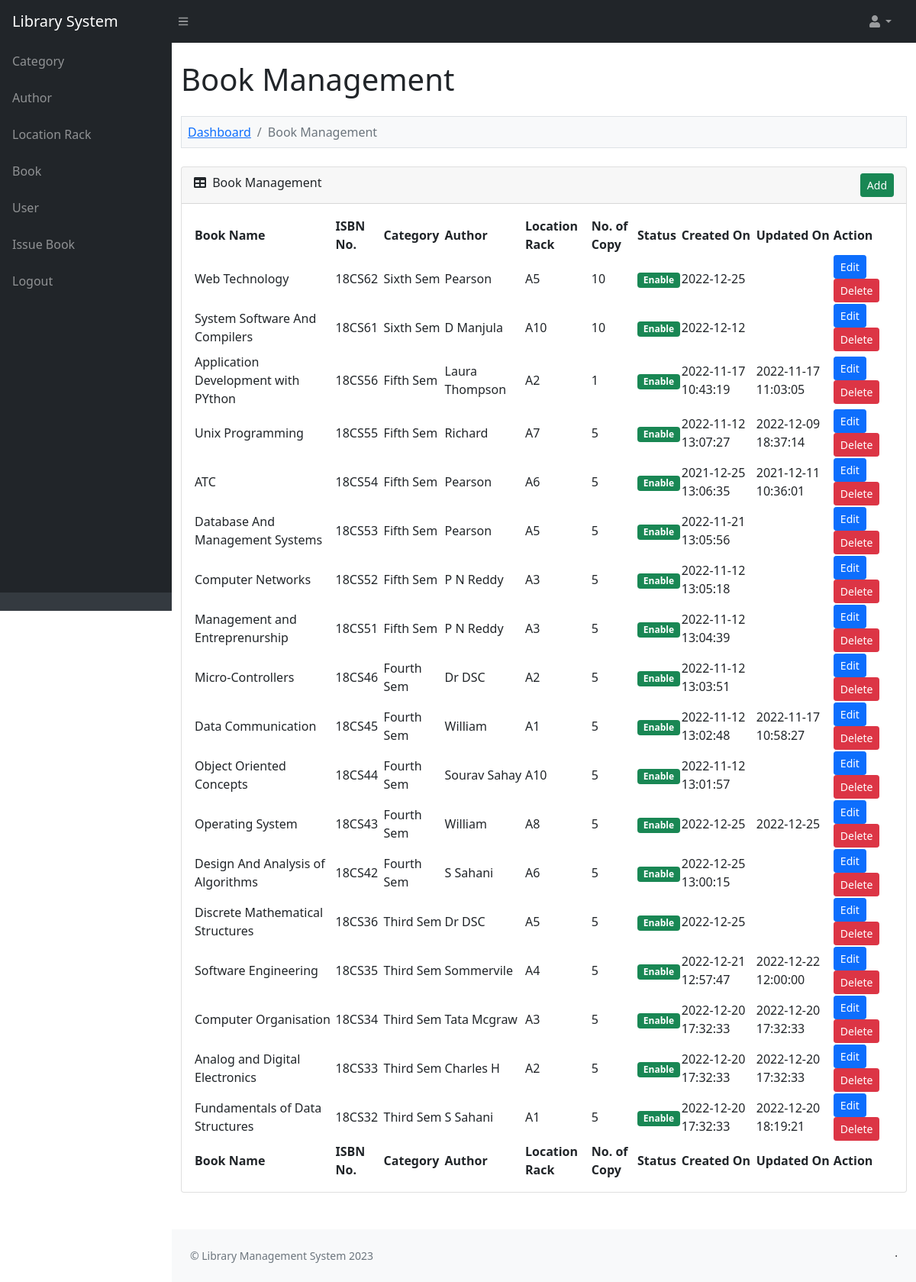
The page /admin/book.php (signed in) on the database its author committed.
### tables this page shows
CREATE TABLE `lms_book` (
  `book_id` int(11) NOT NULL,
  `book_category` varchar(200) NOT NULL,
  `book_author` varchar(200) NOT NULL,
  `book_location_rack` varchar(100) NOT NULL,
  `book_name` text NOT NULL,
  `book_isbn_number` varchar(30) NOT NULL,
  `book_no_of_copy` int(5) NOT NULL,
  `book_status` enum('Enable','Disable') NOT NULL,
  `book_added_on` varchar(30) NOT NULL,
  `book_updated_on` varchar(30) NOT NULL
);

### function.php (called while the page is built, shortened)
<?php
function convert_data($string, $action = 'encrypt')
{
	$encrypt_method = "AES-256-CBC";
	$secret_key = 'AA74CDCC2BBRT935136HH7B63C27';
	$secret_iv = '5fgf5HJ5g27';
	$key = hash('sha256', $secret_key);
	$iv = substr(hash('sha256', $secret_iv), 0, 16);
	if ($action == 'encrypt')
	{
		$output = openssl_encrypt($string, $encrypt_method, $key, 0, $iv);
	    $output = base64_encode($output);
	}
	else if ($action == 'decrypt')
	{
		$output = openssl_decrypt(base64_decode($string), $encrypt_method, $key, 0, $iv);
	}
	return $output;
}
?>

### admin/book.php (the view, shortened to what this page needs)
<?php
include '../database_connection.php';
include '../function.php';
$error = '';
$query = "
	SELECT * FROM lms_book
    ORDER BY book_id DESC
";
$statement = $connect->prepare($query);
$statement->execute();
include '../header.php';
?>
<div class="container-fluid py-4" style="min-height: 700px;">
	<h1>Book Management</h1>
	<?php
	if(isset($_GET["action"]))
	{
		if($_GET["action"] == 'add')
		{
	?>
	<ol class="breadcrumb mt-4 mb-4 bg-light p-2 border">
		<li class="breadcrumb-item"><a href="index.php">Dashboard</a></li>
        <li class="breadcrumb-item"><a href="book.php">Book Management</a></li>
        <li class="breadcrumb-item active">Add Book</li>
    </ol>
    <?php
    if($error != '')
    {
    	echo '<div class="alert alert-danger alert-dismissible fade show" role="alert"><ul class="list-unstyled">'.$error.'</ul> <button type="button" class="btn-close" data-bs-dismiss="alert" aria-label="Close"></button></div>';
    }
    ?>
    <div class="card mb-4">
    	<div class="card-header">
    		<i class="fas fa-user-plus"></i> Add New Book
        </div>
        <div class="card-body">
        	<form method="post">
        		<div class="row">
        			<div class="col-md-6">
        				<div class="mb-3">
        					<label class="form-label">Book Name</label>
        					<input type="text" name="book_name" id="book_name" class="form-control" />
        				</div>
        			</div>
        			<div class="col-md-6">
        				<div class="mb-3">
        					<label class="form-label">Select Author</label>
        					<select name="book_author" id="book_author" class="form-control">
        						<?php echo fill_author($connect); ?>
        					</select>
        				</div>
        			</div>
        		</div>
        		<div class="row">
        			<div class="col-md-6">
        				<div class="mb-3">
        					<label class="form-label">Select Category</label>
        					<select name="book_category" id="book_category" class="form-control">
        						<?php echo fill_category($connect); ?>
        					</select>
        				</div>
        			</div>
        			<div class="col-md-6">
        				<div class="mb-3">
        					<label class="form-label">Select Location Rack</label>
        					<select name="book_location_rack" id="book_location_rack" class="form-control">
        						<?php echo fill_location_rack($connect); ?>
        					</select>
        				</div>
        			</div>
        		</div>
        		<div class="row">
        			<div class="col-md-6">
        				<div class="mb-3">
        					<label class="form-label">Book ISBN Number</label>
        					<input type="text" name="book_isbn_number" id="book_isbn_number" class="form-control" />
        				</div>
        			</div>
        			<div class="col-md-6">
        				<div class="mb-3">
        					<label class="form-label">No. of Copy</label>
        					<input type="number" name="book_no_of_copy" id="book_no_of_copy" step="1" class="form-control" />
        				</div>
        			</div>
        		</div>
        		<div class="mt-4 mb-3 text-center">
        			<input type="submit" name="add_book" class="btn btn-success" value="Add" />
        		</div>
        	</form>
        </div>
    </div>
	<?php
		}
		else if($_GET["action"] == 'edit')
		{
			$book_id = convert_data($_GET["code"], 'decrypt');
			if($book_id > 0)
			{
				$query = "
				SELECT * FROM lms_book
                WHERE book_id = '$book_id'
				";
				$book_result = $connect->query($query);
				foreach($book_result as $book_row)
				{
	?>
	<ol class="breadcrumb mt-4 mb-4 bg-light p-2 border">
		<li class="breadcrumb-item"><a href="index.php">Dashboard</a></li>
        <li class="breadcrumb-item"><a href="book.php">Book Management</a></li>
        <li class="breadcrumb-item active">Edit Book</li>
    </ol>
    <div class="card mb-4">
    	<div class="card-header">
    		<i class="fas fa-user-plus"></i> Edit Book Details
       	</div>
       	<div class="card-body">
       		<form method="post">
       			<div class="row">
       				<div class="col-md-6">
       					<div class="mb-3">
       						<label class="form-label">Book Name</label>
       						<input type="text" name="book_name" id="book_name" class="form-control" value="<?php echo $book_row['book_name']; ?>" />
       					</div>
       				</div>
       				<div class="col-md-6">
       					<div class="mb-3">
       						<label class="form-label">Select Author</label>
       						<select name="book_author" id="book_author" class="form-control">
       							<?php echo fill_author($connect); ?>
       						</select>
       					</div>
       				</div>
       			</div>
       			<div class="row">
       				<div class="col-md-6">
       					<div class="mb-3">
       						<label class="form-label">Select Category</label>
       						<select name="book_category" id="book_category" class="form-control">
       							<?php echo fill_category($connect); ?>
       						</select>
       					</div>
       				</div>
       				<div class="col-md-6">
       					<div class="mb-3">
       						<label class="form-label">Select Location Rack</label>
       						<select name="book_location_rack" id="book_location_rack" class="form-control">
       							<?php echo fill_location_rack($connect); ?>
       						</select>
       					</div>
       				</div>
       			</div>
       			<div class="row">
       				<div class="col-md-6">
       					<div class="mb-3">
       						<label class="form-label">Book ISBN Number</label>
       						<input type="text" name="book_isbn_number" id="book_isbn_number" class="form-control" value="<?php echo $book_row['book_isbn_number']; ?>" />
       					</div>
       				</div>
       				<div class="col-md-6">
       					<div class="mb-3">
       						<label class="form-label">No. of Copy</label>
       						<input type="number" name="book_no_of_copy" id="book_no_of_copy" class="form-control" step="1" value="<?php echo $book_row['book_no_of_copy']; ?>" />
       					</div>
       				</div>
       			</div>
       			<div class="mt-4 mb-3 text-center">
       				<input type="hidden" name="book_id" value="<?php echo $book_row['book_id']; ?>" />
       				<input type="submit" name="edit_book" class="btn btn-primary" value="Edit" />
       			</div>
       		</form>
       		<script>
       			document.getElementById('book_author').value = "<?php echo $book_row['book_author']; ?>";
       			document.getElementById('book_category').value = "<?php echo $book_row['book_category']; ?>";
       			document.getElementById('book_location_rack').value = "<?php echo $book_row['book_location_rack']; ?>";
       		</script>
       	</div>
   	</div>
	<?php
				}
			}
		}
	}
	else
	{
	?>
	<ol class="breadcrumb mt-4 mb-4 bg-light p-2 border">
		<li class="breadcrumb-item"><a href="index.php">Dashboard</a></li>
		<li class="breadcrumb-item active">Book Management</li>
	</ol>
	<div class="card mb-4">
		<div class="card-header">
			<div class="row">
				<div class="col col-md-6">
					<i class="fas fa-table me-1"></i> Book Management
                </div>
                <div class="col col-md-6" align="right">
                	<a href="book.php?action=add" class="btn btn-success btn-sm">Add</a>
                </div>
            </div>
        </div>
        <div class="card-body">
        	<table id="datatablesSimple">
        		<thead>
        			<tr>
        				<th>Book Name</th>
        				<th>ISBN No.</th>
        				<th>Category</th>
        				<th>Author</th>
        				<th>Location Rack</th>
        				<th>No. of Copy</th>
        				<th>Status</th>
        				<th>Created On</th>
        				<th>Updated On</th>
        				<th>Action</th>
        			</tr>
        		</thead>
        		<tfoot>
        			<tr>
        				<th>Book Name</th>
        				<th>ISBN No.</th>
        				<th>Category</th>
        				<th>Author</th>
        				<th>Location Rack</th>
        				<th>No. of Copy</th>
        				<th>Status</th>
        				<th>Created On</th>
        				<th>Updated On</th>
        				<th>Action</th>
        			</tr>
        		</tfoot>
        		<tbody>
        		<?php
        		if($statement->rowCount() > 0)
        		{
        			foreach($statement->fetchAll() as $row)
        			{
        				$book_status = '';
        				if($row['book_status'] == 'Enable')
        				{
        					$book_status = '<div class="badge bg-success">Enable</div>';
        				}
        				else
        				{
        					$book_status = '<div class="badge bg-danger">Disable</div>';
        				}
        				echo '
        				<tr>
        					<td>'.$row["book_name"].'</td>
        					<td>'.$row["book_isbn_number"].'</td>
        					<td>'.$row["book_category"].'</td>
        					<td>'.$row["book_author"].'</td>
        					<td>'.$row["book_location_rack"].'</td>
        					<td>'.$row["book_no_of_copy"].'</td>
        					<td>'.$book_status.'</td>
        					<td>'.$row["book_added_on"].'</td>
        					<td>'.$row["book_updated_on"].'</td>
        					<td>
        						<a href="book.php?action=edit&code='.convert_data($row["book_id"]).'" class="btn btn-sm btn-primary">Edit</a>
        						<button type="button" name="delete_button" class="btn btn-danger btn-sm" onclick="delete_data(`'.$row["book_id"].'`, `'.$row["book_status"].'`)">Delete</button>
        					</td>
        				</tr>
        				';
        			}
        		}
        		else
        		{
        			echo '
        			<tr>
        				<td colspan="10" class="text-center">No Data Found</td>
        			</tr>
        			';
        		}
        		?>
        		</tbody>
        	</table>
        </div>
    </div>
    <?php
	}
    ?>
</div>
<?php
include '../footer.php';
?>

### rows shown on the page
lms_book: book_name "Web Technology", book_isbn_number "18CS62", book_category "Sixth Sem", book_author "Pearson", book_location_rack "A5", book_no_of_copy "10", book_status "Enable", book_added_on "2022-12-25"
lms_book: book_name "System Software And Compilers", book_isbn_number "18CS61", book_category "Sixth Sem", book_author "D Manjula", book_location_rack "A10", book_no_of_copy "10", book_status "Enable", book_added_on "2022-12-12"
lms_book: book_name "Application Development with PYthon", book_isbn_number "18CS56", book_category "Fifth Sem", book_author "Laura Thompson", book_location_rack "A2", book_no_of_copy "1", book_status "Enable", book_added_on "2022-11-17 10:43:19", book_updated_on "2022-11-17 11:03:05"
lms_book: book_name "Unix Programming", book_isbn_number "18CS55", book_category "Fifth Sem", book_author "Richard", book_location_rack "A7", book_no_of_copy "5", book_status "Enable", book_added_on "2022-11-12 13:07:27", book_updated_on "2022-12-09 18:37:14"
lms_book: book_name "ATC", book_isbn_number "18CS54", book_category "Fifth Sem", book_author "Pearson", book_location_rack "A6", book_no_of_copy "5", book_status "Enable", book_added_on "2021-12-25 13:06:35", book_updated_on "2021-12-11 10:36:01"
lms_book: book_name "Database And Management Systems", book_isbn_number "18CS53", book_category "Fifth Sem", book_author "Pearson", book_location_rack "A5", book_no_of_copy "5", book_status "Enable", book_added_on "2022-11-21 13:05:56"
lms_book: book_name "Computer Networks", book_isbn_number "18CS52", book_category "Fifth Sem", book_author "P N Reddy", book_location_rack "A3", book_no_of_copy "5", book_status "Enable", book_added_on "2022-11-12 13:05:18"
lms_book: book_name "Management and Entreprenurship", book_isbn_number "18CS51", book_category "Fifth Sem", book_author "P N Reddy", book_location_rack "A3", book_no_of_copy "5", book_status "Enable", book_added_on "2022-11-12 13:04:39"
lms_book: book_name "Micro-Controllers", book_isbn_number "18CS46", book_category "Fourth Sem", book_author "Dr DSC", book_location_rack "A2", book_no_of_copy "5", book_status "Enable", book_added_on "2022-11-12 13:03:51"
lms_book: book_name "Data Communication", book_isbn_number "18CS45", book_category "Fourth Sem", book_author "William", book_location_rack "A1", book_no_of_copy "5", book_status "Enable", book_added_on "2022-11-12 13:02:48", book_updated_on "2022-11-17 10:58:27"
lms_book: book_name "Object Oriented Concepts", book_isbn_number "18CS44", book_category "Fourth Sem", book_author "Sourav Sahay", book_location_rack "A10", book_no_of_copy "5", book_status "Enable", book_added_on "2022-11-12 13:01:57"
lms_book: book_name "Operating System", book_isbn_number "18CS43", book_category "Fourth Sem", book_author "William", book_location_rack "A8", book_no_of_copy "5", book_status "Enable", book_added_on "2022-12-25", book_updated_on "2022-12-25"
lms_book: book_name "Design And Analysis of Algorithms", book_isbn_number "18CS42", book_category "Fourth Sem", book_author "S Sahani", book_location_rack "A6", book_no_of_copy "5", book_status "Enable", book_added_on "2022-12-25 13:00:15"
lms_book: book_name "Discrete Mathematical Structures", book_isbn_number "18CS36", book_category "Third Sem", book_author "Dr DSC", book_location_rack "A5", book_no_of_copy "5", book_status "Enable", book_added_on "2022-12-25"
lms_book: book_name "Software Engineering", book_isbn_number "18CS35", book_category "Third Sem", book_author "Sommervile", book_location_rack "A4", book_no_of_copy "5", book_status "Enable", book_added_on "2022-12-21 12:57:47", book_updated_on "2022-12-22 12:00:00"
lms_book: book_name "Computer Organisation", book_isbn_number "18CS34", book_category "Third Sem", book_author "Tata Mcgraw", book_location_rack "A3", book_no_of_copy "5", book_status "Enable", book_added_on "2022-12-20 17:32:33", book_updated_on "2022-12-20 17:32:33"
lms_book: book_name "Analog and Digital Electronics", book_isbn_number "18CS33", book_category "Third Sem", book_author "Charles H", book_location_rack "A2", book_no_of_copy "5", book_status "Enable", book_added_on "2022-12-20 17:32:33", book_updated_on "2022-12-20 17:32:33"
lms_book: book_name "Fundamentals of Data Structures", book_isbn_number "18CS32", book_category "Third Sem", book_author "S Sahani", book_location_rack "A1", book_no_of_copy "5", book_status "Enable", book_added_on "2022-12-20 17:32:33", book_updated_on "2022-12-20 18:19:21"
